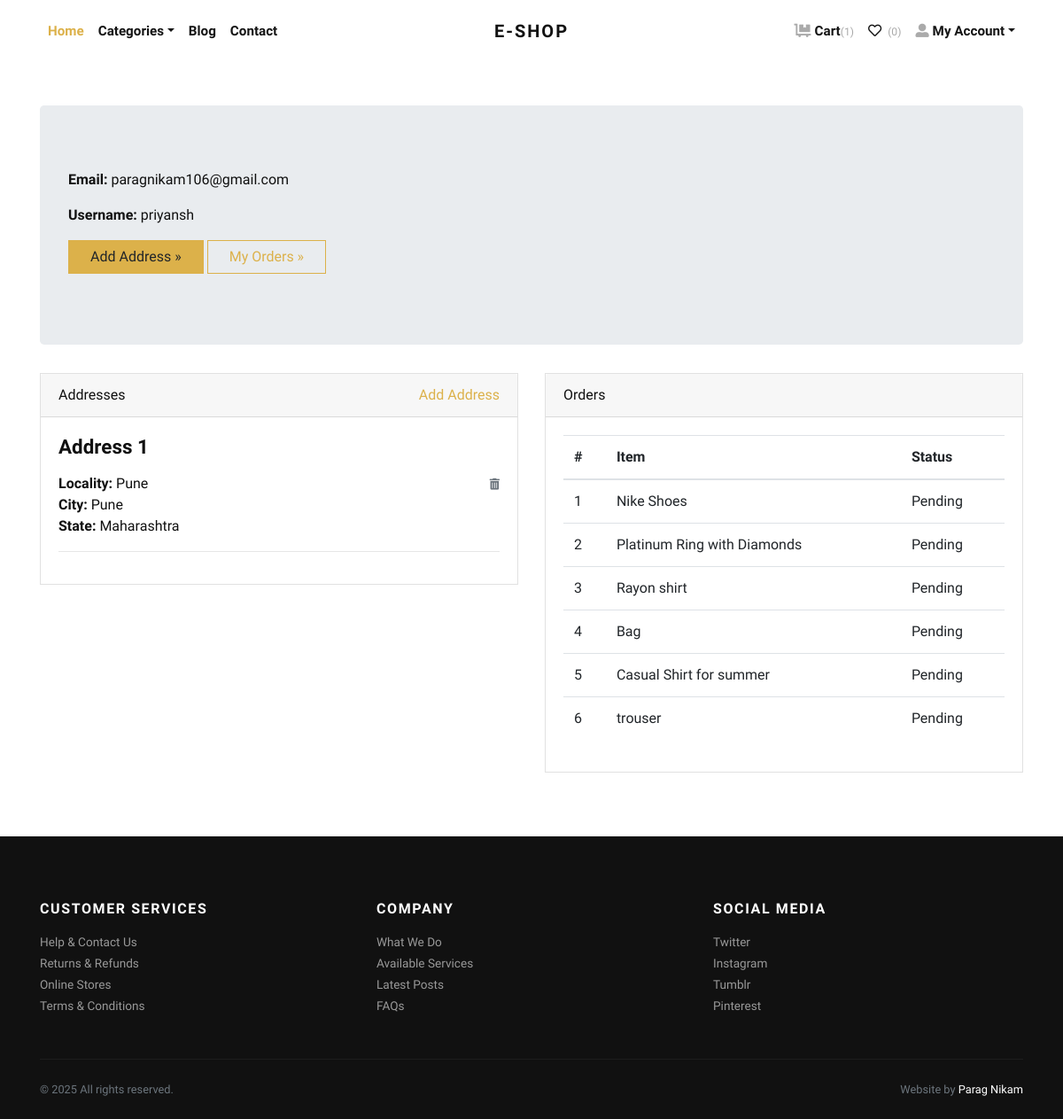
The page /accounts/profile/ (signed in) on the database its author committed.
### store/models.py (models this page shows, shortened)
class Address(models.Model):
    user = models.ForeignKey(User, verbose_name="User", on_delete=models.CASCADE)
    locality = models.CharField(max_length=150, verbose_name="Nearest Location")
    city = models.CharField(max_length=150, verbose_name="City")
    state = models.CharField(max_length=150, verbose_name="State")

class Order(models.Model):
    user = models.ForeignKey(User, verbose_name="User", on_delete=models.CASCADE)
    address = models.ForeignKey(Address, verbose_name="Shipping Address", on_delete=models.CASCADE)
    product = models.ForeignKey(Product, verbose_name="Product", on_delete=models.CASCADE)
    quantity = models.PositiveIntegerField(verbose_name="Quantity")
    ordered_date = models.DateTimeField(auto_now_add=True, verbose_name="Ordered Date")
    status = models.CharField(
        choices=STATUS_CHOICES,
        max_length=50,
        default="Pending"
        )

class Product(models.Model):
    title = models.CharField(max_length=150, verbose_name="Product Title")
    slug = models.SlugField(max_length=160, verbose_name="Product Slug")
    sku = models.CharField(max_length=255, unique=True, verbose_name="Unique Product ID (SKU)")
    short_description = models.TextField(verbose_name="Short Description")
    detail_description = models.TextField(blank=True, null=True, verbose_name="Detail Description")
    product_image = models.ImageField(upload_to='product', blank=True, null=True, verbose_name="Product Image")
    price = models.DecimalField(max_digits=8, decimal_places=2)
    category = models.ForeignKey(Category, verbose_name="Product Categoy", on_delete=models.CASCADE)
    is_active = models.BooleanField(verbose_name="Is Active?")
    is_featured = models.BooleanField(verbose_name="Is Featured?")
    created_at = models.DateTimeField(auto_now_add=True, verbose_name="Created Date")
    updated_at = models.DateTimeField(auto_now=True, verbose_name="Updated Date")
    class Meta:
        verbose_name_plural = 'Products'
        ordering = ('-created_at', )

### store/views.py (the view)
# urls.py: path('accounts/profile/', views.profile, name="profile"),
@login_required
def profile(request):
    addresses = Address.objects.filter(user=request.user)
    orders = Order.objects.filter(user=request.user)
    return render(request, 'account/profile.html', {'addresses':addresses, 'orders':orders})

### store/context_preprocessors.py (called while the page is built)
def store_menu(request):
    categories = Category.objects.filter(is_active=True)
    context = {
        'categories_menu': categories,
    }
    return context

def cart_menu(request):
    if request.user.is_authenticated:
        cart_items= Cart.objects.filter(user=request.user)
        context = {
            'cart_items': cart_items,
        }
    else:
        context = {}
    return context

### templates/account/profile.html (shortened to what this page needs)
{% extends 'base.html' %}
{% load static %}
    {% block content %}
      <div class="container py-5">
        <div class="jumbotron">
          <p><strong>Email:</strong> {{request.user.email}}</p>
          <p><strong>Username:</strong> {{request.user.username}}</p>
          <p><a class="btn btn-primary btn-large" href="{% url 'store:add-address' %}">Add Address »</a> <a class="btn btn-outline-primary btn-large" href="#">My Orders »</a></p>
        </div>
        <div class="row">
          <div class="col-lg-6">
            <div class="card mb-4" id="headings">
              <div class="card-header">Addresses <span class="float-right"><a href="{% url 'store:add-address' %}">Add Address</a></span></div>
              <div class="card-body">
                {% if addresses %}
                    {% for address in addresses %}
                        <h4 class="mb-3">Address {{forloop.counter}}</h4>
                        <span class="float-right"><a href="{% url 'store:remove-address' address.id %}"><i class="fas fa-trash-alt small text-muted"></i></a></span>
                        <p>
                            <strong>Locality: </strong>{{address.locality}} <br>
                            <strong>City: </strong>{{address.city}} <br>
                            <strong>State: </strong>{{address.state}} <br>
                        </p>
                        <hr>
                    {% endfor %}
                {% else %}
                <div class="text-danger">
                  Address not Added.
                </div>
                {% endif %}
              </div>
            </div>
          </div>
          <div class="col-lg-6">
            <div class="card mb-4" id="tables">
              <div class="card-header">Orders</div>
              <div class="card-body">
                <table class="table table-hover">
                  <thead>
                    <tr>
                      <th>#</th>
                      <th>Item</th>
                      <th>Status</th>
                    </tr>
                  </thead>
                  <tbody>
                    {% if orders %}
                      {% for order in orders %}
                        <tr>
                          <td>{{forloop.counter}}</td>
                          <td>{{order.product.title}}</td>
                          <td>
                            {{order.status}}
                          </td>
                        </tr>
                      {% endfor %}
                    {% else %}
                    <tr>
                      <td class="text-danger" colspan="3">You've not Ordered anything yet.</td>
                    </tr>
                    {% endif %}
                  </tbody>
                </table>
              </div>
            </div>
          </div>
        </div>
      </div>
{% endblock content %}

### jewelryshop/static/css/style.default.css (style rules this page uses)
strong { font-weight: 700; }
.btn { font-weight: 400; border: 1px solid transparent; font-family: inherit; padding: 0.375rem 1.5rem; font-size: 1rem; line-height: 1.5; border-radius: 0; transition: color 0.15s ease-in-out, background-color 0.15s ease-in-out, border-color 0.15s ease-in-out, box-shadow 0.15s ease-in-out; }
.btn-primary { color: #212529; background-color: #dcb14a; border-color: #dcb14a; }
.btn-outline-primary { color: #dcb14a; background-color: transparent; background-image: none; border-color: #dcb14a; }
body { font-family: "Libre Franklin", sans-serif; font-size: 1rem; font-weight: 400; line-height: 1.5; color: #111111; background-color: #fff; }
a { color: #dcb14a; text-decoration: none; }
h1, h2, h3, h4, h5, h6, .h1, .h2, .h3, .h4, .h5, .h6 { margin-bottom: 0.5rem; font-family: inherit; font-weight: 900; line-height: 1.2; color: inherit; }
h4, .h4 { font-size: 1.4rem; }
hr { border-top: 1px solid rgba(17, 17, 17, 0.1); }
small, .small { font-size: 80%; font-weight: 400; }
.card { background-color: #fff; border: 1px solid rgba(17, 17, 17, 0.125); border-radius: 0; }
.card-body { padding: 1.25rem; }
.card-header { padding: 0.75rem 1.25rem; background-color: rgba(17, 17, 17, 0.03); border-bottom: 1px solid rgba(17, 17, 17, 0.125); }
.card-header:first-child { border-radius: calc(0 - 1px) calc(0 - 1px) 0 0; }

### rows shown on the page
Address: locality "Pune", city "Pune", state "Maharashtra"
Order: product "Nike Shoes", status "Pending"
Order: product "Platinum Ring with Diamonds", status "Pending"
Order: product "Rayon shirt", status "Pending"
Order: product "Bag", status "Pending"
Order: product "Casual Shirt for summer", status "Pending"
Order: product "trouser", status "Pending"

### other values the page prints
{{ cart_items.count }} "1"
{{ request.user.email }} "paragnikam106@gmail.com"
{{ request.user.username }} "priyansh"
